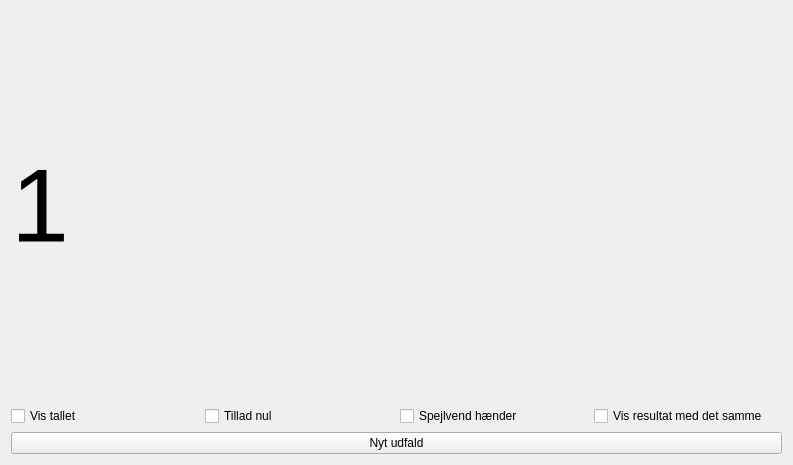
<?xml version="1.0" encoding="UTF-8"?>
<ui version="4.0">
 <class>SelectorFinger</class>
 <widget class="QWidget" name="SelectorFinger">
  <property name="geometry">
   <rect>
    <x>0</x>
    <y>0</y>
    <width>793</width>
    <height>465</height>
   </rect>
  </property>
  <property name="windowTitle">
   <string>Form</string>
  </property>
  <layout class="QVBoxLayout" name="verticalLayout">
   <item>
    <layout class="QGridLayout" name="gridLayout" columnstretch="0,1,1,0">
     <item row="0" column="2">
      <widget class="QLabel" name="labelFinger">
       <property name="font">
        <font>
         <pointsize>8</pointsize>
        </font>
       </property>
       <property name="text">
        <string/>
       </property>
       <property name="pixmap">
        <pixmap resource="../resource.qrc">:/img/fingerTwo.png</pixmap>
       </property>
       <property name="scaledContents">
        <bool>false</bool>
       </property>
       <property name="alignment">
        <set>Qt::AlignCenter</set>
       </property>
      </widget>
     </item>
     <item row="0" column="1">
      <widget class="QLabel" name="labelFinger2">
       <property name="font">
        <font>
         <pointsize>8</pointsize>
        </font>
       </property>
       <property name="text">
        <string/>
       </property>
       <property name="pixmap">
        <pixmap resource="../resource.qrc">:/img/fingerTwo.png</pixmap>
       </property>
       <property name="scaledContents">
        <bool>false</bool>
       </property>
       <property name="alignment">
        <set>Qt::AlignCenter</set>
       </property>
      </widget>
     </item>
     <item row="0" column="0">
      <widget class="QLabel" name="lblNumber">
       <property name="font">
        <font>
         <pointsize>78</pointsize>
        </font>
       </property>
       <property name="text">
        <string>1</string>
       </property>
       <property name="alignment">
        <set>Qt::AlignCenter</set>
       </property>
      </widget>
     </item>
     <item row="0" column="3">
      <spacer name="verticalSpacer">
       <property name="orientation">
        <enum>Qt::Vertical</enum>
       </property>
       <property name="sizeHint" stdset="0">
        <size>
         <width>20</width>
         <height>40</height>
        </size>
       </property>
      </spacer>
     </item>
    </layout>
   </item>
   <item>
    <layout class="QGridLayout" name="gridLayout_2">
     <item row="0" column="0">
      <widget class="QCheckBox" name="cbShowNumber">
       <property name="text">
        <string>Vis tallet</string>
       </property>
      </widget>
     </item>
     <item row="0" column="3">
      <widget class="QCheckBox" name="cbShowInstant">
       <property name="text">
        <string>Vis resultat med det samme</string>
       </property>
      </widget>
     </item>
     <item row="0" column="2">
      <widget class="QCheckBox" name="cbMirrorHands">
       <property name="text">
        <string>Spejlvend hænder</string>
       </property>
      </widget>
     </item>
     <item row="0" column="1">
      <widget class="QCheckBox" name="cbAllowZero">
       <property name="text">
        <string>Tillad nul</string>
       </property>
      </widget>
     </item>
    </layout>
   </item>
   <item>
    <widget class="QPushButton" name="btnNewOutcome">
     <property name="text">
      <string>Nyt udfald</string>
     </property>
    </widget>
   </item>
  </layout>
 </widget>
 <resources>
  <include location="../resource.qrc"/>
 </resources>
 <connections/>
</ui>
